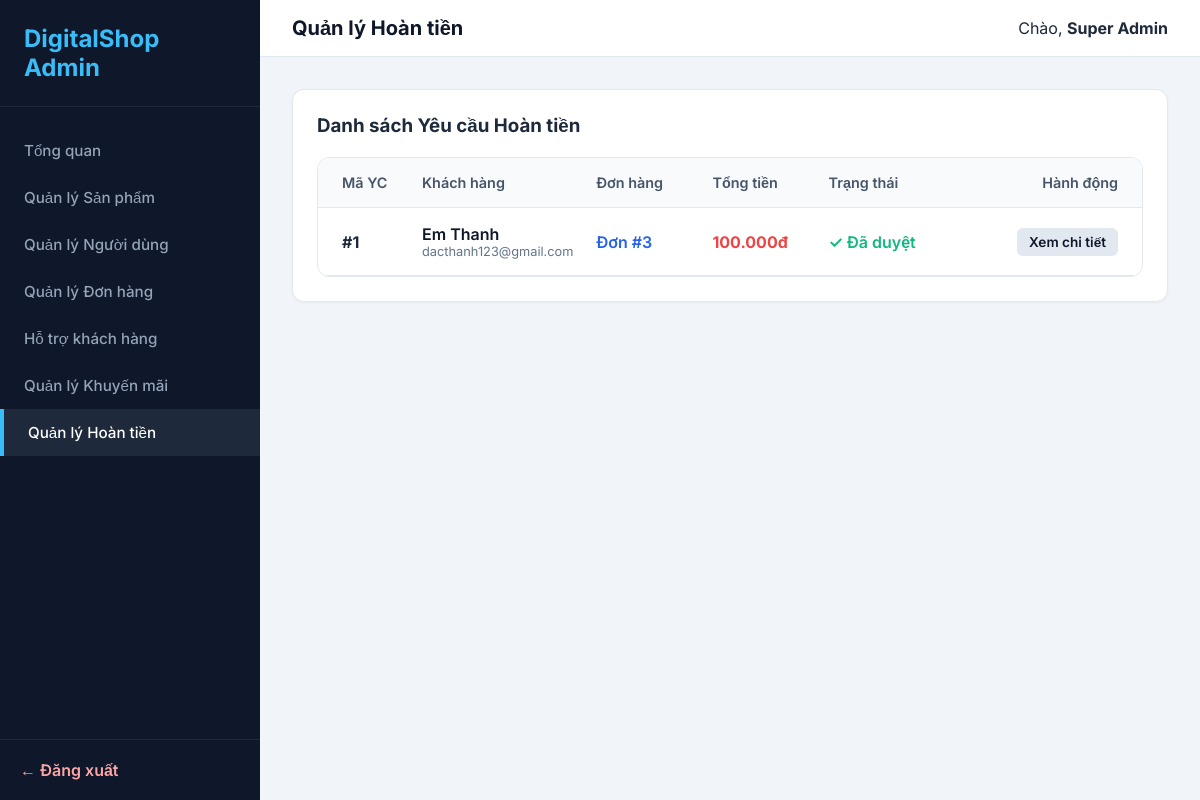
The app's page /admin/pages/refunds.php (signed in) with its own data.
### tables this page shows
CREATE TABLE `refunds` (
  `id` int(11) UNSIGNED NOT NULL,
  `order_id` int(11) UNSIGNED NOT NULL,
  `user_id` int(11) UNSIGNED NOT NULL,
  `reason` text NOT NULL,
  `status` enum('pending','approved','rejected') DEFAULT 'pending',
  `admin_note` text DEFAULT NULL,
  `created_at` datetime DEFAULT current_timestamp()
);

CREATE TABLE `users` (
  `id` int(11) UNSIGNED NOT NULL,
  `name` varchar(100) NOT NULL,
  `email` varchar(150) NOT NULL,
  `password_hash` varchar(255) NOT NULL,
  `balance` bigint(20) NOT NULL DEFAULT 0,
  `status` enum('active','banned') NOT NULL DEFAULT 'active',
  `created_at` datetime NOT NULL DEFAULT current_timestamp()
);

CREATE TABLE `orders` (
  `id` int(11) UNSIGNED NOT NULL,
  `user_id` int(11) UNSIGNED NOT NULL,
  `total_amount` bigint(20) NOT NULL,
  `status` enum('pending','completed','cancelled') DEFAULT 'pending',
  `payment_method` varchar(50) DEFAULT 'wallet',
  `coupon_id` int(11) DEFAULT NULL,
  `created_at` datetime DEFAULT current_timestamp(),
  `is_hidden` tinyint(1) NOT NULL DEFAULT 0
);

### shared/bootstrap-admin.php (called while the page is built, shortened)
<?php
$host = '127.0.0.1'; $dbname = 'digital_shop'; $user = 'root'; $pass = '';
try {
    $db = new PDO("mysql:host=$host;dbname=$dbname;charset=utf8mb4", $user, $pass);
    $db->setAttribute(PDO::ATTR_ERRMODE, PDO::ERRMODE_EXCEPTION);
    $db->setAttribute(PDO::ATTR_DEFAULT_FETCH_MODE, PDO::FETCH_ASSOC);
} catch (Exception $e) { die("Lỗi DB: " . $e->getMessage()); }
function e($s) { return htmlspecialchars($s ?? '', ENT_QUOTES, 'UTF-8'); }
function money($amount) { return number_format($amount, 0, ',', '.') . 'đ'; }
function is_admin_logged_in() { return isset($_SESSION['admin_id']); }
function current_admin() {
    global $db;
    $stmt = $db->prepare("SELECT * FROM admins WHERE id = ?");
    $stmt->execute([$_SESSION['admin_id']]);
    return $stmt->fetch();
}
function admin_view($template, $data = []) {
    extract($data);
    require __DIR__ . '/../admin/views/layouts/admin.php';
}

### admin/pages/refunds.php (called while the page is built, shortened)
<?php
require __DIR__ . '/../../shared/bootstrap-admin.php';
$sql = "SELECT r.*, o.total_amount, u.name as user_name, u.email as user_email
        FROM refunds r
        JOIN orders o ON r.order_id = o.id
        JOIN users u ON r.user_id = u.id
        ORDER BY r.status ASC, r.created_at DESC";
$refunds = $db->query($sql)->fetchAll();
$order_ids = array_column($refunds, 'order_id');
$items_grouped = [];
if (!empty($order_ids)) {
    $inQuery = implode(',', array_fill(0, count($order_ids), '?'));
    $sql_items = "SELECT oi.*, p.name as product_name, p.product_type, p.image as product_image
                  FROM order_items oi
                  JOIN products p ON oi.product_id = p.id
                  WHERE oi.order_id IN ($inQuery)";
    $stmt_items = $db->prepare($sql_items);
    $stmt_items->execute($order_ids);
    $items = $stmt_items->fetchAll();
    foreach ($items as $item) {
        $items_grouped[$item['order_id']][] = $item;
    }
}
admin_view('refunds', [
    'title' => 'Quản lý Hoàn tiền',
    'refunds' => $refunds,
    'items_grouped' => $items_grouped
]);

### admin/views/refunds.php (the view, shortened to what this page needs)
<div class="data-card" style="padding: 24px;">
    <div style="display: flex; justify-content: space-between; align-items: center; margin-bottom: 20px;">
        <h3>Danh sách Yêu cầu Hoàn tiền</h3>
    </div>
    <div style="background: #fff; border-radius: 12px; border: 1px solid #e2e8f0; overflow: hidden;">
        <div style="display: grid; grid-template-columns: 80px 1.5fr 1fr 1fr 1.2fr 150px; padding: 16px 24px; background: #f8fafc; font-weight: 600; color: #475569; font-size: 0.9rem; border-bottom: 1px solid #e2e8f0;">
            <div>Mã YC</div>
            <div>Khách hàng</div>
            <div>Đơn hàng</div>
            <div>Tổng tiền</div>
            <div>Trạng thái</div>
            <div style="text-align: right;">Hành động</div>
        </div>
        <?php if (empty($refunds)): ?>
            <div style="padding: 20px; text-align: center; color: #64748b;">Chưa có yêu cầu hoàn tiền nào.</div>
        <?php else: ?>
            <?php foreach ($refunds as $r): ?>
                <details style="border-bottom: 1px solid #e2e8f0;">
                    <summary style="display: grid; grid-template-columns: 80px 1.5fr 1fr 1fr 1.2fr 150px; padding: 16px 24px; align-items: center; outline: none; cursor: pointer;">
                        <div style="font-weight: 700;">#<?= $r['id'] ?></div>
                        <div>
                            <div style="font-weight: 600; color: #0f172a;"><?= e($r['user_name']) ?></div>
                            <div style="font-size: 0.8rem; color: #64748b;"><?= e($r['user_email']) ?></div>
                        </div>
                        <div style="font-weight: 600; color: #2563eb;">Đơn #<?= $r['order_id'] ?></div>
                        <div style="font-weight: 700; color: #ef4444;"><?= money($r['total_amount']) ?></div>
                        <div>
                            <?php if ($r['status'] == 'pending'): ?>
                                <span style="color: #f59e0b; font-weight: 600;">⏳ Chờ duyệt</span>
                            <?php elseif ($r['status'] == 'approved'): ?>
                                <span style="color: #10b981; font-weight: 600;">✓ Đã duyệt</span>
                            <?php else: ?>
                                <span style="color: #ef4444; font-weight: 600;">✕ Từ chối</span>
                            <?php endif; ?>
                        </div>
                        <div style="text-align: right;">
                            <span style="background: #e2e8f0; color: #0f172a; padding: 6px 12px; border-radius: 6px; font-size: 0.85rem; font-weight: 600; display: inline-block;">Xem chi tiết</span>
                        </div>
                    </summary>
                </details>
            <?php endforeach; ?>
        <?php endif; ?>
    </div>
</div>

### admin/views/layouts/admin.php (shortened to what this page needs)
<!DOCTYPE html>
<html lang="vi">
<head>
    <link rel="stylesheet" href="<?= ADMIN_BASE ?>/assets/css/admin.css">
</head>
<body>
    <aside class="sidebar">
        <a href="<?= ADMIN_BASE ?>/index.php" class="sidebar-logo">DigitalShop Admin</a>
        <ul class="sidebar-menu">
            <li><a href="<?= ADMIN_BASE ?>/index.php" class="<?= (basename($_SERVER['PHP_SELF']) == 'index.php') ? 'active' : '' ?>">Tổng quan</a></li>
            <li><a href="<?= ADMIN_BASE ?>/pages/products.php" class="<?= (basename($_SERVER['PHP_SELF']) == 'products.php') ? 'active' : '' ?>">Quản lý Sản phẩm</a></li>
            <li><a href="<?= ADMIN_BASE ?>/pages/users.php" class="<?= (basename($_SERVER['PHP_SELF']) == 'users.php' || basename($_SERVER['PHP_SELF']) == 'user-detail.php') ? 'active' : '' ?>">Quản lý Người dùng</a></li>
            <li><a href="<?= ADMIN_BASE ?>/pages/orders.php" class="<?= (basename($_SERVER['PHP_SELF']) == 'orders.php' || basename($_SERVER['PHP_SELF']) == 'order-detail.php') ? 'active' : '' ?>">Quản lý Đơn hàng</a></li>
            <li><a href="<?= ADMIN_BASE ?>/pages/tickets.php" class="<?= (basename($_SERVER['PHP_SELF']) == 'tickets.php' || basename($_SERVER['PHP_SELF']) == 'ticket-detail.php') ? 'active' : '' ?>">Hỗ trợ khách hàng</a></li>
            <li><a href="<?= ADMIN_BASE ?>/pages/coupons.php" class="<?= (basename($_SERVER['PHP_SELF']) == 'coupons.php') ? 'active' : '' ?>">Quản lý Khuyến mãi</a></li>
            <li>
    <a href="<?= ADMIN_BASE ?>/pages/refunds.php" class="<?= (basename($_SERVER['PHP_SELF']) == 'refunds.php') ? 'active' : '' ?>">
        Quản lý Hoàn tiền
    </a>
</li>
        </ul>
        <div class="sidebar-footer"><a href="<?= ADMIN_BASE ?>/logout.php">← Đăng xuất</a></div>
    </aside>
    <main class="main-content">
        <header class="topbar">
            <h2><?= e($title ?? 'Dashboard') ?></h2>
            <div>Chào, <strong><?= e(current_admin()['name']) ?></strong></div>
        </header>
        <div class="content-area">
            <?php require __DIR__ . '/../' . $template . '.php'; ?>
        </div>
    </main>
</body>
</html>

### admin/assets/css/admin.css (style rules this page uses)
* { box-sizing: border-box; margin: 0; padding: 0; }
body { font-family: 'Inter', sans-serif; background: #f1f5f9; color: #1e293b; display: flex; min-height: 100vh; }
.sidebar { width: 260px; background: #0f172a; color: #fff; display: flex; flex-direction: column; position: fixed; height: 100vh; }
.sidebar-logo { padding: 24px; font-size: 1.5rem; font-weight: 700; border-bottom: 1px solid #1e293b; color: #38bdf8; text-decoration: none; }
.sidebar-menu { list-style: none; padding: 20px 0; flex: 1; }
.sidebar-menu a { display: block; padding: 14px 24px; color: #94a3b8; text-decoration: none; font-weight: 500; transition: 0.2s; font-size: 0.95rem; }
.sidebar-menu a:hover, .sidebar-menu a.active { background: #1e293b; color: #fff; border-left: 4px solid #38bdf8; }
.sidebar-footer { padding: 20px; border-top: 1px solid #1e293b; }
.sidebar-footer a { color: #fca5a5; text-decoration: none; font-weight: 600; }
.main-content { flex: 1; margin-left: 260px; display: flex; flex-direction: column; }
.topbar { background: #fff; padding: 16px 32px; display: flex; justify-content: space-between; align-items: center; border-bottom: 1px solid #e2e8f0; }
.topbar h2 { font-size: 1.25rem; font-weight: 700; color: #0f172a; }
.content-area { padding: 32px; }
.data-card { background: #fff; border-radius: 12px; border: 1px solid #e2e8f0; overflow: hidden; box-shadow: 0 1px 3px rgba(0,0,0,0.05); }

### records on screen
refunds: id "1", user.name "Em Thanh", user.email "dacthanh123@gmail.com", order "3", order.total_amount "100.000đ", status "✓ Đã duyệt"

### other values on screen
$title "Quản lý Hoàn tiền"
current_admin()['name'] "Super Admin"
